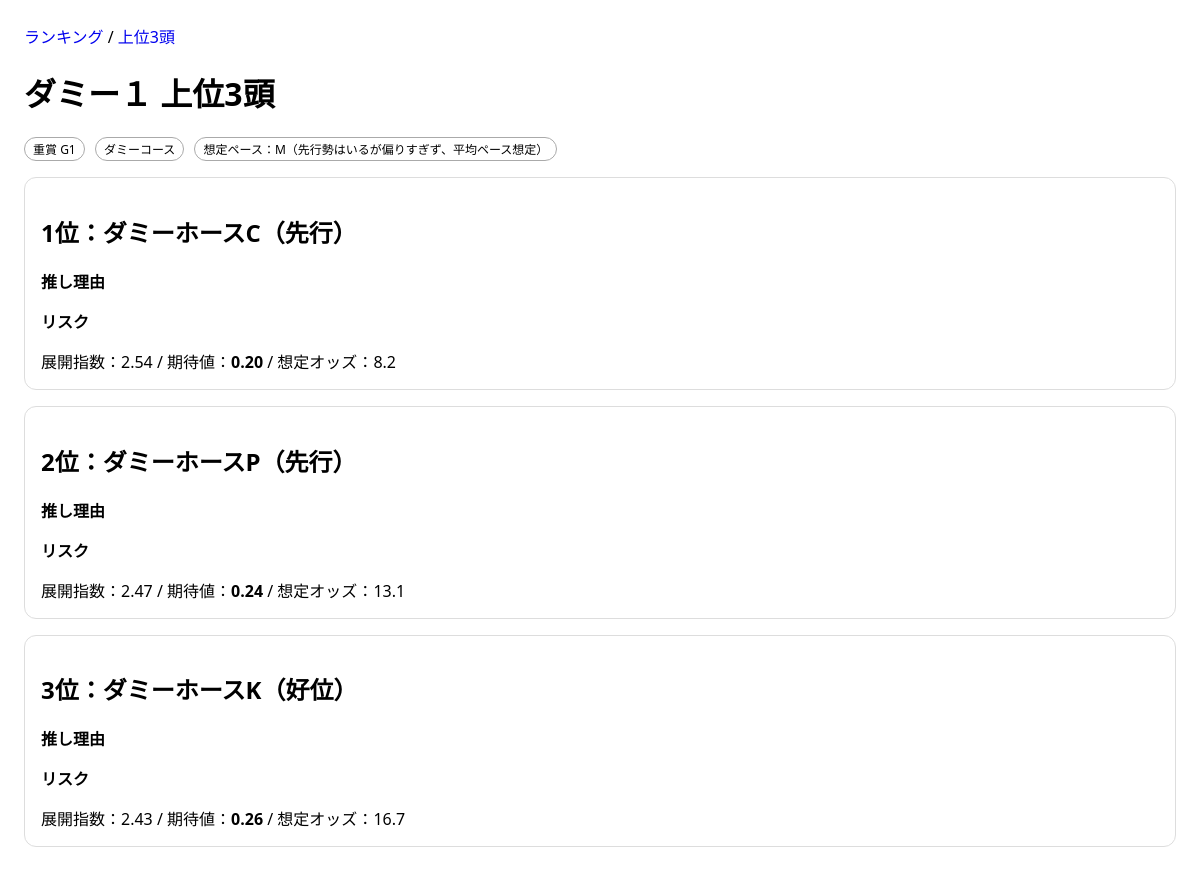
The page /top/ on the database as committed earlier.
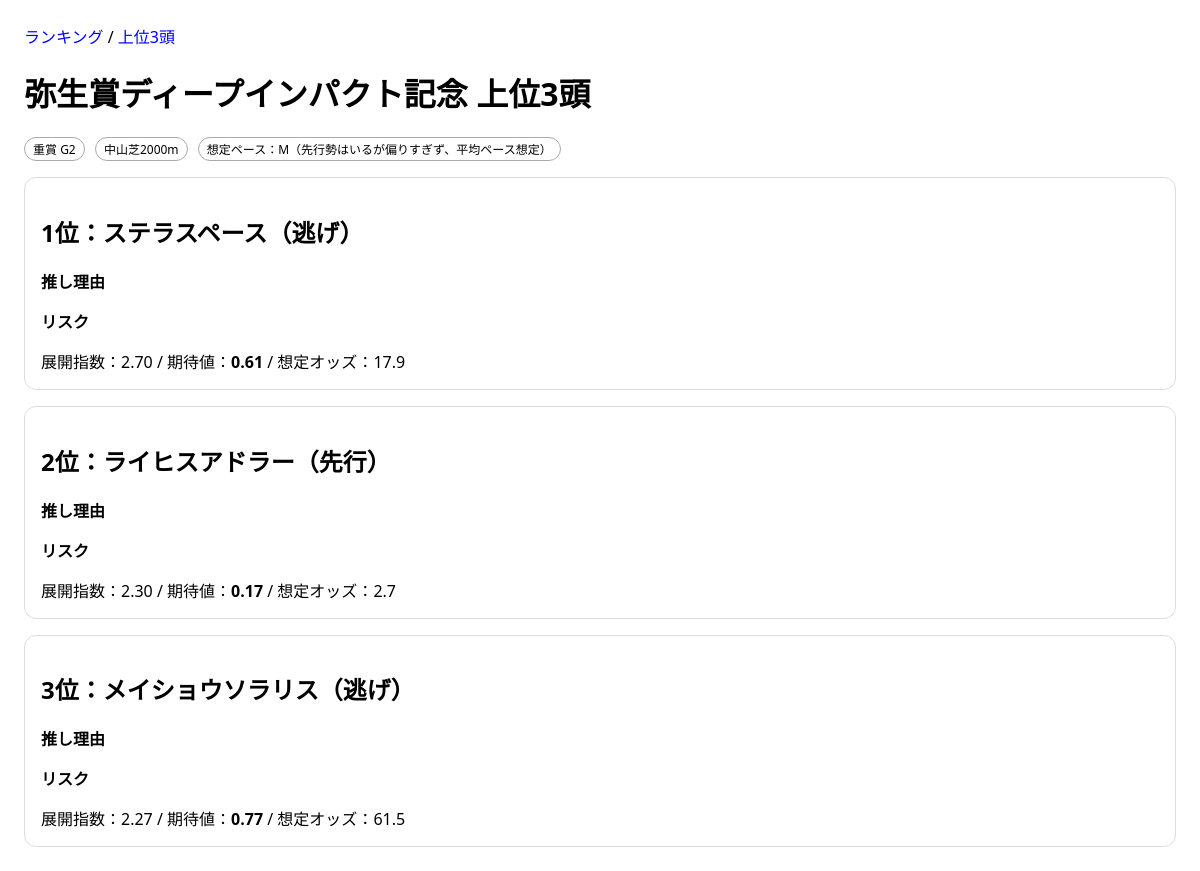
The same page on the database as committed later.
### keibaapp_1/models.py (models this page shows, shortened)
class Race(models.Model):
    GRADE_CHOICES = [("G1", "G1"), ("G2", "G2"), ("G3", "G3")]
    name = models.CharField(max_length=100)
    race_date = models.DateField()
    course = models.CharField(max_length=100)  # 例：東京 ダ1600
    grade = models.CharField(max_length=2, choices=GRADE_CHOICES)
    track_condition = models.CharField(max_length=10, blank=True, default="")  # 良/稍/重/不
    pace = models.CharField(max_length=1, blank=True, default="")  # S/M/H
    pace_comment = models.CharField(max_length=100, blank=True, default="")
    created_at = models.DateTimeField(auto_now_add=True)

class HorseEntry(models.Model):
    RUN_STYLE_CHOICES = [
        ("NIGE", "逃げ"),
        ("SENKO", "先行"),
        ("KOUI", "好位"),
        ("SASHI", "差し"),
        ("OIKOMI", "追込"),
        ("UNKNOWN", "不明"),
    ]
    race = models.ForeignKey(Race, on_delete=models.CASCADE, related_name="entries")
    horse_name = models.CharField(max_length=100)
    gate = models.PositiveIntegerField(default=0)    # 枠
    number = models.PositiveIntegerField(default=0)  # 馬番
    jockey = models.CharField(max_length=100, blank=True, default="")
    run_style = models.CharField(max_length=10, choices=RUN_STYLE_CHOICES, default="UNKNOWN")
    last1_agari_rank = models.PositiveIntegerField(null=True, blank=True)
    last2_agari_rank = models.PositiveIntegerField(null=True, blank=True)
    last3_agari_rank = models.PositiveIntegerField(null=True, blank=True)
    last1_agari_3f = models.FloatField(null=True, blank=True)
    last2_agari_3f = models.FloatField(null=True, blank=True)
    last3_agari_3f = models.FloatField(null=True, blank=True)
    last1_field_size = models.PositiveIntegerField(null=True, blank=True)
    last2_field_size = models.PositiveIntegerField(null=True, blank=True)
    last3_field_size = models.PositiveIntegerField(null=True, blank=True)
    last1_corner4_pos = models.PositiveIntegerField(null=True, blank=True)
    last2_corner4_pos = models.PositiveIntegerField(null=True, blank=True)
    last3_corner4_pos = models.PositiveIntegerField(null=True, blank=True)
    expected_odds = models.FloatField(null=True, blank=True)
    created_at = models.DateTimeField(auto_now_add=True)

### keibaapp_1/views.py (the view)
# urls.py: path("top/", views.top3_db),
def top3_db(request):
    race = get_selected_or_current_race(request)
    if not race:
        return render(request, "keibaapp_1/race_empty.html")
    entries = list(race.entries.all())
    analysis = analyze_entries(entries)
    rows_sorted = analysis["results"][:3]
    rows = []
    for i, r in enumerate(rows_sorted, start=1):
        rows.append({
            "rank": i,
            "horse_name": r["horse_name"],
            "style": display_run_style(r["run_style"]),
            "corner4_index": r["corner4_index"],
            "tempo": r["tempo"],
            "win_prob": r["pseudo_win_prob"],
            "ev": r["value_index"],
            "odds": r["expected_odds"],
        })
    return render(request, "keibaapp_1/top3_mock.html", {
        "race": {
            "name": race.name,
            "grade": race.grade,
            "course": race.course,
            "pace": analysis["pace"],
            "pace_comment": analysis["pace_comment"],
        },
        "rows": rows
    })

### keibaapp_1/services.py (called while the page is built)
def agari_rank_score(e: HorseEntry) -> Optional[int]:
    ranks = [
        e.last1_agari_rank,
        e.last2_agari_rank,
        e.last3_agari_rank
    ]
    ranks = [r for r in ranks if r is not None and r > 0]
    if not ranks:
        return None
    if 1 in ranks:
        return 3
    elif 2 in ranks:
        return 2
    elif 3 in ranks:
        return 1
    else:
        return 0

def calc_corner4_index(field_size: int, corner4_pos: int) -> Optional[float]:
    if not field_size or not corner4_pos:
        return None
    if field_size <= 1:
        return None
    if corner4_pos > field_size:
        return None
    return ((field_size - corner4_pos) / (field_size - 1)) * 100

def _corner4_pairs(entry: HorseEntry):
    return [
        (entry.last1_field_size, entry.last1_corner4_pos),
        (entry.last2_field_size, entry.last2_corner4_pos),
        (entry.last3_field_size, entry.last3_corner4_pos),
    ]

def get_effective_run_style(entry: HorseEntry) -> str:
    auto_style = classify_run_style(entry)
    if auto_style != "UNKNOWN":
        return auto_style
    return entry.run_style or "UNKNOWN"

### keibaapp_1/templates/keibaapp_1/top3_mock.html (shortened to what this page needs)
{% extends "keibaapp_1/base.html" %}
{% block content %}
  <h1>{{ race.name }} 上位3頭</h1>
  <div class="meta">
    <span class="badge">重賞 {{ race.grade }}</span>
    <span class="badge">{{ race.course }}</span>
    <span class="badge">想定ペース：{{ race.pace }}（{{ race.pace_comment }}）</span>
  </div>
  {% for r in rows %}
    <div class="card">
      <h2>{{ r.rank }}位：{{ r.horse_name }}（{{ r.style }}）</h2>
      <b>推し理由</b>
      <b>リスク</b>
      <div class="numbers">
        展開指数：{{ r.tempo|floatformat:2 }} /
        期待値：<b>{{ r.ev|floatformat:2 }}</b> /
        想定オッズ：{{ r.odds }}
      </div>
    </div>
  {% endfor %}
{% endblock %}

Rows that differ between the two databases and show on the page:
no longer on this page (row unchanged): Race: name "ダミー１", grade "G1", course "ダミーコース"
no longer on this page (row unchanged): HorseEntry: horse_name "ダミーホースC", odds "8.2"
no longer on this page (row unchanged): HorseEntry: horse_name "ダミーホースP", odds "13.1"
no longer on this page (row unchanged): HorseEntry: horse_name "ダミーホースK", odds "16.7"
added Race: name "弥生賞ディープインパクト記念", grade "G2", course "中山芝2000m"
added HorseEntry: horse_name "ステラスペース", odds "17.9"
added HorseEntry: horse_name "ライヒスアドラー", odds "2.7"
added HorseEntry: horse_name "メイショウソラリス", odds "61.5"
Other text that changed with them:
new list line: "1 位： （ 逃げ ） 推し理由 リスク 展開指数： 2.70 / 期待値： 0.61 / 想定オッズ："
new list line: "2 位： （ 先行 ） 推し理由 リスク 展開指数： 2.30 / 期待値： 0.17 / 想定オッズ："
new list line: "3 位： （ 逃げ ） 推し理由 リスク 展開指数： 2.27 / 期待値： 0.77 / 想定オッズ："
list line gone: "1 位： （ 先行 ） 推し理由 リスク 展開指数： 2.54 / 期待値： 0.20 / 想定オッズ："
list line gone: "2 位： （ 先行 ） 推し理由 リスク 展開指数： 2.47 / 期待値： 0.24 / 想定オッズ："
list line gone: "3 位： （ 好位 ） 推し理由 リスク 展開指数： 2.43 / 期待値： 0.26 / 想定オッズ："
